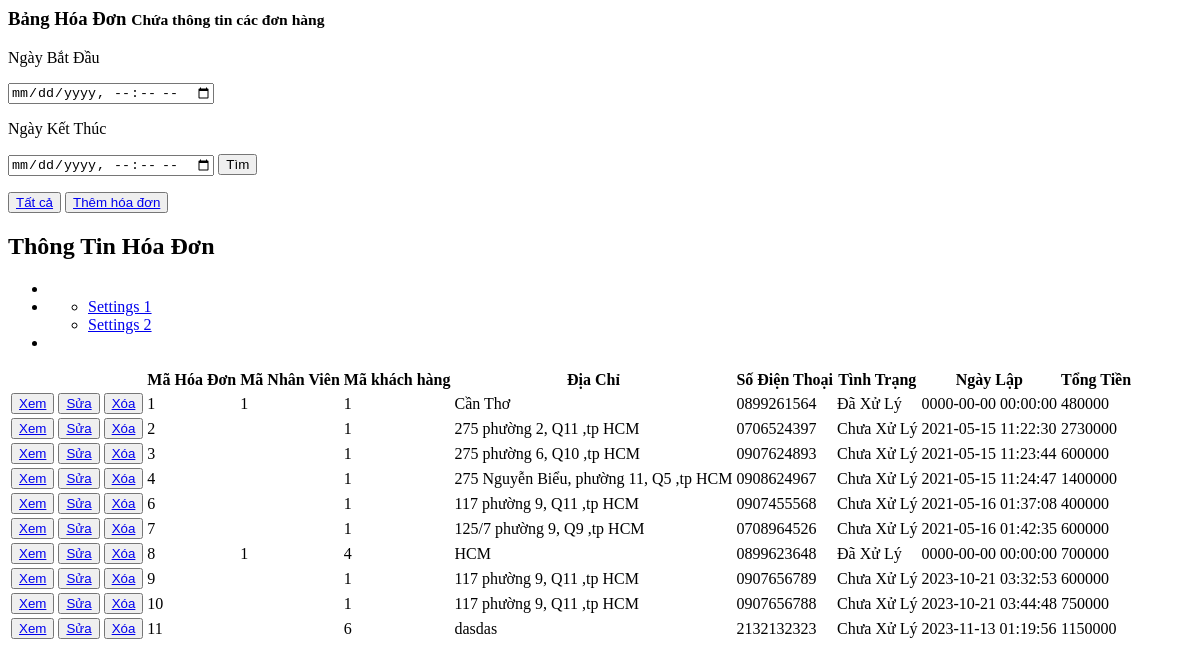
/admin/dashboard/manage_order.php, run on the app's committed database.
### tables this page shows
CREATE TABLE `hoadon` (
  `MA_HD` int(10) UNSIGNED NOT NULL,
  `MA_NV` int(10) UNSIGNED DEFAULT NULL,
  `MA_KH` int(10) UNSIGNED NOT NULL,
  `DIA_CHI` text NOT NULL,
  `SODIENTHOAI` varchar(10) NOT NULL,
  `TINH_TRANG` tinyint(1) DEFAULT NULL,
  `TONG_TIEN` float NOT NULL,
  `NGAY_LAP` datetime NOT NULL
);

### admin/dashboard/manage_order.php (the view, shortened to what this page needs)
<?php
    $con = mysqli_connect("localhost", "root", "", "doanweb2");
    $title_left = '<div class="title_left">
                      <h3>Bảng Hóa Đơn <small>Chứa thông tin các đơn hàng</small></h3>
                  </div>';
    $thead = '<thead>
                <tr>
                  <th></th>
                  <th>Mã Hóa Đơn<a  class="fa fa-chevron-up" aria-hidden="true" href="index.php?manage=orders&sort=up&stt=MA_HD"></a><a class="fa fa-chevron-down" aria-hidden="true" href="index.php?manage=orders&sort=down&stt=MA_HD"></a></th>
                  <th>Mã Nhân Viên<a class="fa fa-chevron-up" aria-hidden="true" href="index.php?manage=orders&sort=up&stt=MA_NV"></a><a class="fa fa-chevron-down" aria-hidden="true" href="index.php?manage=orders&sort=down&stt=MA_NV"></a></th>
                  <th>Mã khách hàng<a class="fa fa-chevron-up" aria-hidden="true" href="index.php?manage=orders&sort=up&stt=MA_KH"></a><a class="fa fa-chevron-down" aria-hidden="true" href="index.php?manage=orders&sort=down&stt=MA_KH"></a></th>
                  <th>Địa Chỉ<a class="fa fa-chevron-up" aria-hidden="true" href="index.php?manage=orders&sort=up&stt=DIA_CHI"></a><a class="fa fa-chevron-down" aria-hidden="true" href="index.php?manage=orders&sort=down&stt=DIA_CHI"></a></th>
                  <th>Số Điện Thoại<a class="fa fa-chevron-up" aria-hidden="true" href="index.php?manage=orders&sort=up&stt=SODIENTHOAI"></a><a class="fa fa-chevron-down" aria-hidden="true" href="index.php?manage=orders&sort=down&stt=SODIENTHOAI"></a></th>
                  <th>Tình Trạng<a class="fa fa-chevron-up" aria-hidden="true" href="index.php?manage=orders&sort=up&stt=TINH_TRANG"></a><a class="fa fa-chevron-down" aria-hidden="true" href="index.php?manage=orders&sort=down&stt=TINH_TRANG"></a></th>
                  <th>Ngày Lập<a class="fa fa-chevron-up" aria-hidden="true" href="index.php?manage=orders&sort=up&stt=NGAY_LAP"></a><a class="fa fa-chevron-down" aria-hidden="true" href="index.php?manage=orders&sort=down&stt=NGAY_LAP"></a></th>
                  <th>Tổng Tiền<a class="fa fa-chevron-up" aria-hidden="true" href="index.php?manage=orders&sort=up&stt=TONG_TIEN"></a><a class="fa fa-chevron-down" aria-hidden="true" href="index.php?manage=orders&sort=down&stt=TONG_TIEN"></a></th>
                </tr>
              </thead>';
    $tr='';
    if (isset($_GET['ngaybatdau']) && isset($_GET['ngayketthuc'])) {
        $Timestart = $_GET['ngaybatdau'];
        $Timesend = $_GET['ngayketthuc'];
        $sql = "SELECT * FROM hoadon WHERE NGAY_LAP BETWEEN '$Timestart' AND '$Timesend'";
        mysqli_query($con, "SET NAMES 'utf8");
        $result = mysqli_query($con, $sql);
        if ($result->num_rows > 0) {
            while ($row = $result->fetch_assoc()) {
                $trangthai = '';
                if ($row["TINH_TRANG"] == '1') {
                    $trangthai = 'Đã Xử Lý';
                } else if ($row["TINH_TRANG"] == '0') {
                    $trangthai = 'Chưa Xử Lý';
                }
                $tr .= '<tr><td>
                <button id="open-update-PN" class="btn btn-success">
                    <a href="index.php?manage=orders&chitiet=true&mahd=' . $row["MA_HD"] . '&tt='. $row["TINH_TRANG"] .'">Xem</a>
                </button>
                <button id="open-update-PN" class="btn btn-warning">
                    <a href="SuaHoaDon.php?mahd=' . $row["MA_HD"] .
                    '&manv=' . $row["MA_NV"] .
                    '&makh=' . $row["MA_KH"] .
                    '&dc=' . $row["DIA_CHI"] .
                    '&sdt=' . $row["SODIENTHOAI"] .
                    '&tt=' . $row["TINH_TRANG"] .
                    '&tien=' . $row["TONG_TIEN"] .
                    '&ngaylap=' . $row["NGAY_LAP"] .'">Sửa' .
                    '</a>
                </button>
                <button id="open-update-PN" class="btn btn-danger">
                    <a href="index.php?manage=orders&xoa=true&mahd='. $row["MA_HD"] .
                    '&tt=' . $row["TINH_TRANG"] . '">Xóa' .
                    '</a>
                </button>
                </td><td>' . $row["MA_HD"] .
                '</td><td>' . $row["MA_NV"] .
                '</td><td>' . $row["MA_KH"] .
                '</td><td>' . $row["DIA_CHI"] .
                '</td><td>' . $row["SODIENTHOAI"] .
                '</td><td>' . $trangthai .
                '</td><td>' . $row["NGAY_LAP"] .
                '</td>';
                $sum=0;
                $MAHD=$row["MA_HD"];
                $sql2 = "SELECT SUM(THANH_TIEN) AS TONG FROM chitiethoadon WHERE MA_HD='$MAHD'";
                $result2 = mysqli_query($con, $sql2);
                    if ($result2->num_rows > 0) {
                        while ($row = $result2->fetch_assoc()) {
                            $sum += $row["TONG"];
                        }
                    }
                $tr.='<td>' . $sum .
                '</td></tr>';
                $sql2="UPDATE hoadon SET TONG_TIEN ='$sum' WHERE MA_HD = '$MAHD'";
                mysqli_query($con, $sql2);
            }
        } else {
        echo "0 results";
        }
    } else if (!isset($_GET['sort']) && !isset($_GET['stt']) || isset($_GET['show'])) {
        $sql = "select * from hoadon";
        mysqli_query($con, "SET NAMES 'utf8'");
        $result = mysqli_query($con, $sql);
        if ($result->num_rows > 0) {
            while ($row = $result->fetch_assoc()) {
                $trangthai = '';
                if ($row["TINH_TRANG"] == '1') {
                    $trangthai = 'Đã Xử Lý';
                } else if ($row["TINH_TRANG"] == '0') {
                    $trangthai = 'Chưa Xử Lý';
                }
                $tr .= '<tr><td>
                <button id="open-update-PN" class="btn btn-success">
                    <a href="index.php?manage=orders&chitiet=true&mahd=' . $row["MA_HD"] . '&tt='. $row["TINH_TRANG"] .'">Xem</a>
                </button>
                <button id="open-update-PN" class="btn btn-warning">
                    <a href="SuaHoaDon.php?mahd=' . $row["MA_HD"] .
                    '&manv=' . $row["MA_NV"] .
                    '&makh=' . $row["MA_KH"] .
                    '&dc=' . $row["DIA_CHI"] .
                    '&sdt=' . $row["SODIENTHOAI"] .
                    '&tt=' . $row["TINH_TRANG"] .
                    '&tien=' . $row["TONG_TIEN"] .
                    '&ngaylap=' . $row["NGAY_LAP"] .'">Sửa' .
                    '</a>
                </button>
                <button id="open-update-PN" class="btn btn-danger">
                    <a href="index.php?manage=orders&xoa=true&mahd='. $row["MA_HD"] .
                    '&tt=' . $row["TINH_TRANG"] . '">Xóa' .
                    '</a>
                </button>
                </td><td>' . $row["MA_HD"] .
                '</td><td>' . $row["MA_NV"] .
                '</td><td>' . $row["MA_KH"] .
                '</td><td>' . $row["DIA_CHI"] .
                '</td><td>' . $row["SODIENTHOAI"] .
                '</td><td>' . $trangthai .
                '</td><td>' . $row["NGAY_LAP"] .
                '</td>';
                $sum=0;
                $MAHD=$row["MA_HD"];
                $sql2 = "SELECT SUM(THANH_TIEN) AS TONG FROM chitiethoadon WHERE MA_HD='$MAHD'";
                $result2 = mysqli_query($con, $sql2);
                    if ($result2->num_rows > 0) {
                        while ($row = $result2->fetch_assoc()) {
                            $sum += $row["TONG"];
                        }
                    }
                $tr.='<td>' . $sum .
                '</td></tr>';
                $sql2="UPDATE hoadon SET TONG_TIEN ='$sum' WHERE MA_HD = '$MAHD'";
                mysqli_query($con, $sql2);
            }
        }
    }
    $page_title='<div class="page-title">'
                  .$title_left.
                  '<div class="title_right">
                      <div class="col-md-5 col-sm-5 col-xs-12 form-group pull-right top_search">
                        <div class="input-group">
                          <form action="XuLyTimKiemHoaDon.php" method="get">
                            <p>Ngày Bắt Đầu</p>
                            <input type="datetime-local" class="form-control" placeholder="yyyy-tt-mm" name="ngaybatdau">
                            <p>Ngày Kết Thúc</p>
                            <input type="datetime-local" class="form-control" placeholder="yyyy-tt-mm" name="ngayketthuc">
                            <button>Tìm</button>
                          </form>
                        </div>
                        <button><a href="index.php?manage=orders&show=all">Tất cả</a></button>
                        <button><a href="ThemHoaDon.php">Thêm hóa đơn</a></button>
                      </div>
                  </div>
                </div>';
    $row='<div class="row">
            <div class="col-md-8 col-sm-6 col-xs-12" style="width:100%">
              <div class="x_panel">
                <div class="x_title">
                  <h2>Thông Tin Hóa Đơn </h2>
                  <ul class="nav navbar-right panel_toolbox">
                    <li><a class="collapse-link"><i class="fa fa-chevron-up"></i></a>
                    </li>
                    <li class="dropdown">
                      <a href="#" class="dropdown-toggle" data-toggle="dropdown" role="button" aria-expanded="false"><i class="fa fa-wrench"></i></a>
                      <ul class="dropdown-menu" role="menu">
                        <li><a href="#">Settings 1</a>
                        </li>
                        <li><a href="#">Settings 2</a>
                        </li>
                      </ul>
                    </li>
                    <li><a class="close-link"><i class="fa fa-close"></i></a>
                    </li>
                  </ul>
                  <div class="clearfix"></div>
                </div>
                <div class="x_content">
                  <table class="table table-striped">'
                    .$thead.
                    '<tbody>'
                    .$tr.
                    '</tbody>
                  </table>
                </div>
              </div>
            </div>
          </div>';
    $div='<div class="right_col" role="main">
            <div class="">'
            .$page_title.
            '<div class="clearfix"></div>'
            .$row.'
            </div>
          </div>';
    echo  $div;
?>

### data on the page
hoadon: MA_HD "1", MA_NV "1", MA_KH "1", DIA_CHI "Cần Thơ", SODIENTHOAI "0899261564", TINH_TRANG "Đã Xử Lý", NGAY_LAP "0000-00-00 00:00:00", sum "480000"
hoadon: MA_HD "2", MA_KH "1", DIA_CHI "275 phường 2, Q11 ,tp HCM", SODIENTHOAI "0706524397", TINH_TRANG "Chưa Xử Lý", NGAY_LAP "2021-05-15 11:22:30", sum "2730000"
hoadon: MA_HD "3", MA_KH "1", DIA_CHI "275 phường 6, Q10 ,tp HCM", SODIENTHOAI "0907624893", TINH_TRANG "Chưa Xử Lý", NGAY_LAP "2021-05-15 11:23:44", sum "600000"
hoadon: MA_HD "4", MA_KH "1", DIA_CHI "275 Nguyễn Biểu, phường 11, Q5 ,tp HCM", SODIENTHOAI "0908624967", TINH_TRANG "Chưa Xử Lý", NGAY_LAP "2021-05-15 11:24:47", sum "1400000"
hoadon: MA_HD "6", MA_KH "1", DIA_CHI "117 phường 9, Q11 ,tp HCM", SODIENTHOAI "0907455568", TINH_TRANG "Chưa Xử Lý", NGAY_LAP "2021-05-16 01:37:08", sum "400000"
hoadon: MA_HD "7", MA_KH "1", DIA_CHI "125/7 phường 9, Q9 ,tp HCM", SODIENTHOAI "0708964526", TINH_TRANG "Chưa Xử Lý", NGAY_LAP "2021-05-16 01:42:35", sum "600000"
hoadon: MA_HD "8", MA_NV "1", MA_KH "4", DIA_CHI "HCM", SODIENTHOAI "0899623648", TINH_TRANG "Đã Xử Lý", NGAY_LAP "0000-00-00 00:00:00", sum "700000"
hoadon: MA_HD "9", MA_KH "1", DIA_CHI "117 phường 9, Q11 ,tp HCM", SODIENTHOAI "0907656789", TINH_TRANG "Chưa Xử Lý", NGAY_LAP "2023-10-21 03:32:53", sum "600000"
hoadon: MA_HD "10", MA_KH "1", DIA_CHI "117 phường 9, Q11 ,tp HCM", SODIENTHOAI "0907656788", TINH_TRANG "Chưa Xử Lý", NGAY_LAP "2023-10-21 03:44:48", sum "750000"
hoadon: MA_HD "11", MA_KH "6", DIA_CHI "dasdas", SODIENTHOAI "2132132323", TINH_TRANG "Chưa Xử Lý", NGAY_LAP "2023-11-13 01:19:56", sum "1150000"
